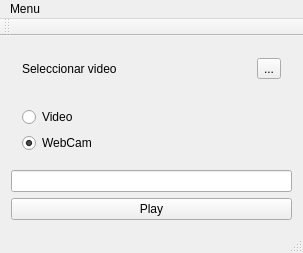
<?xml version="1.0" encoding="UTF-8"?>
<ui version="4.0">
 <class>MainWindow</class>
 <widget class="QMainWindow" name="MainWindow">
  <property name="geometry">
   <rect>
    <x>0</x>
    <y>0</y>
    <width>303</width>
    <height>241</height>
   </rect>
  </property>
  <property name="windowTitle">
   <string>MainWindow</string>
  </property>
  <widget class="QWidget" name="centralWidget">
   <layout class="QVBoxLayout" name="verticalLayout">
    <item>
     <widget class="QWidget" name="widget" native="true">
      <layout class="QGridLayout" name="gridLayout">
       <item row="0" column="0">
        <widget class="QLabel" name="labelVideo">
         <property name="text">
          <string>Seleccionar video</string>
         </property>
        </widget>
       </item>
       <item row="0" column="1">
        <widget class="QToolButton" name="toolButton">
         <property name="text">
          <string>...</string>
         </property>
        </widget>
       </item>
      </layout>
     </widget>
    </item>
    <item>
     <widget class="QWidget" name="widget_2" native="true">
      <layout class="QVBoxLayout" name="verticalLayout_2">
       <item>
        <widget class="QRadioButton" name="radioVideo">
         <property name="text">
          <string>Video</string>
         </property>
        </widget>
       </item>
       <item>
        <widget class="QRadioButton" name="radioWebcam">
         <property name="text">
          <string>WebCam</string>
         </property>
         <property name="checked">
          <bool>true</bool>
         </property>
        </widget>
       </item>
      </layout>
     </widget>
    </item>
    <item>
     <widget class="QLineEdit" name="lineTexto"/>
    </item>
    <item>
     <widget class="QPushButton" name="play">
      <property name="text">
       <string>Play</string>
      </property>
      <property name="checkable">
       <bool>true</bool>
      </property>
     </widget>
    </item>
   </layout>
  </widget>
  <widget class="QMenuBar" name="menuBar">
   <property name="geometry">
    <rect>
     <x>0</x>
     <y>0</y>
     <width>303</width>
     <height>19</height>
    </rect>
   </property>
   <widget class="QMenu" name="menuMenu">
    <property name="title">
     <string>Menu</string>
    </property>
    <addaction name="actionAbrir_Video"/>
   </widget>
   <addaction name="menuMenu"/>
  </widget>
  <widget class="QToolBar" name="mainToolBar">
   <attribute name="toolBarArea">
    <enum>TopToolBarArea</enum>
   </attribute>
   <attribute name="toolBarBreak">
    <bool>false</bool>
   </attribute>
  </widget>
  <widget class="QStatusBar" name="statusBar"/>
  <action name="actionAbrir_Video">
   <property name="text">
    <string>Abrir Video</string>
   </property>
  </action>
 </widget>
 <layoutdefault spacing="6" margin="11"/>
 <resources/>
 <connections/>
</ui>
